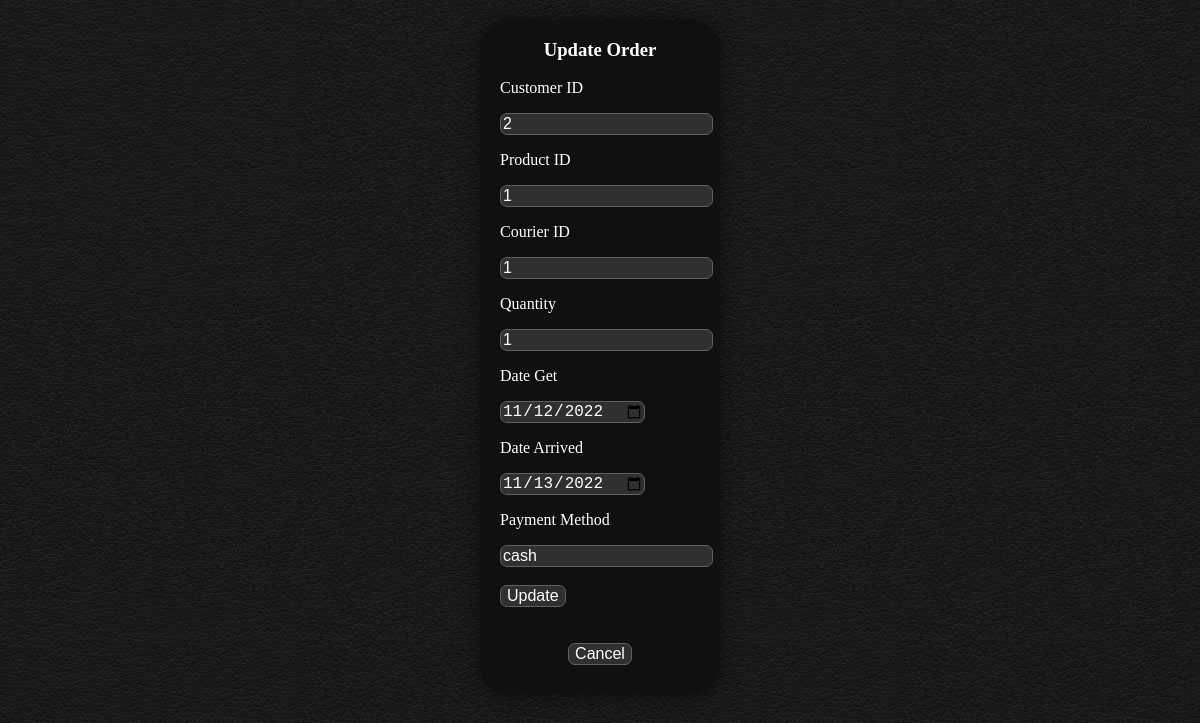
The page /e-shop/form/update_form_order.php?id=8 on the database its author committed.
### tables this page shows
CREATE TABLE `order` (
  `order_id` int NOT NULL,
  `customer_id` int NOT NULL,
  `product_id` int NOT NULL,
  `courier_id` int NOT NULL,
  `quantity` tinyint UNSIGNED NOT NULL,
  `date_get` date NOT NULL,
  `date_arrive` date NOT NULL,
  `payment_method` varchar(4) NOT NULL
);

### e-shop/form/update_form_order.php (the view, shortened to what this page needs)
<?php
require_once '../config/connect.php';
$order_id = $_GET['id'];
$order = mysqli_query($connect, "SELECT * FROM `order` WHERE `order_id` = '$order_id'");
$order = mysqli_fetch_assoc($order);
?>
<!doctype html>
<html lang="en">
<head>
</head>
<body>
<div class="block1"
     style="width: 20%; background-color: #101010; position: absolute; top: 20px; left: 40%; border-radius: 30px; box-shadow: 0 0 20px rgba(0, 0, 0, 0.5);">
    <h3>Update Order</h3>
    <form action="../vendorr/update_order.php" method="post">
        <p>Customer ID</p>
        <input type="number" name="customer_id" value="<?= $order['customer_id']?>">
        <p>Product ID</p>
        <input type="number" name="product_id" value="<?= $order['product_id']?>">
        <p>Courier ID</p>
        <input type="number" name="courier_id" value="<?= $order['courier_id']?>">
        <p>Quantity</p>
        <input type="number" name="quantity" value="<?= $order['quantity']?>">
        <p>Date Get</p>
        <input type="date" name="date_get" value="<?= $order['date_get']?>">
        <p>Date Arrived</p>
        <input type="date" name="date_arrive" value="<?= $order['date_arrive']?>">
        <p>Payment Method</p>
        <input type="text" name="payment_method" value="<?= $order['payment_method']?>"><br><br>
        <button type="submit">Update</button>
    </form>
    <br><br>
    <form action="../index.php" style="text-align: center; padding-bottom: 30px; padding-left: 0px">
        <button type="submit">Cancel</button>
    </form>
</div>
</body>

### e-shop/form/update_form_order.php (style rules this page uses)
body { background-image: url("../background.jpg"); color: #ffffff; }
button { background-color: #303030; color: white; padding 15px 32px; text-align: center; display: inline-block; font-size: 16px; border-radius: 7px; border: 1px solid #606060; }
input, textarea { background-color: #303030; color: white; padding 15px 32px; display: inline-block; font-size: 16px; border-radius: 7px; border: 1px solid #606060; }
form { padding-left: 20px; }
h3 { text-align: center; }

### rows shown on the page
order: customer_id "2", product_id "1", courier_id "1", quantity "1", date_get "11/12/2022", date_arrive "11/13/2022", payment_method "cash"
